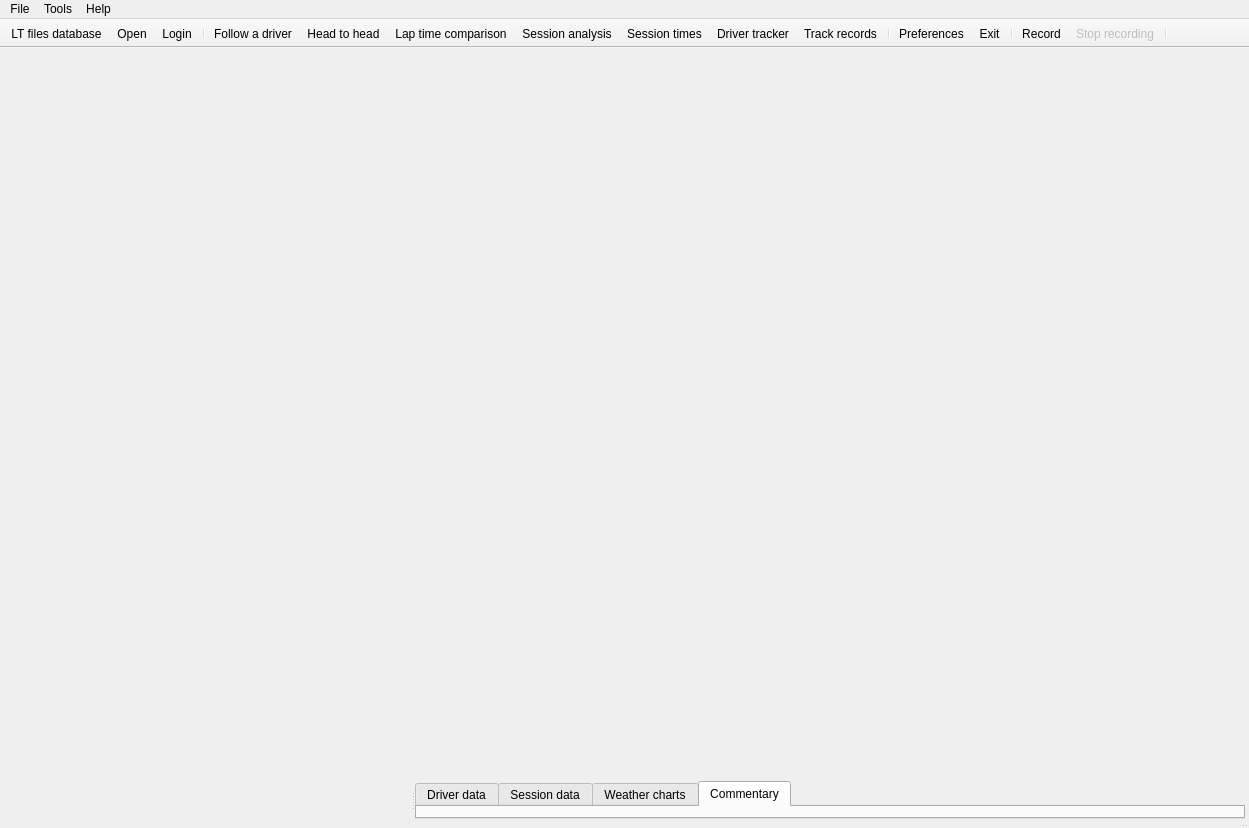
<?xml version="1.0" encoding="UTF-8"?>
<ui version="4.0">
 <class>LTWindow</class>
 <widget class="QMainWindow" name="LTWindow">
  <property name="geometry">
   <rect>
    <x>0</x>
    <y>0</y>
    <width>1249</width>
    <height>828</height>
   </rect>
  </property>
  <property name="contextMenuPolicy">
   <enum>Qt::PreventContextMenu</enum>
  </property>
  <property name="windowTitle">
   <string>F1LT</string>
  </property>
  <property name="windowIcon">
   <iconset resource="../icons/icons.qrc">
    <normaloff>:/ui_icons/icon.png</normaloff>:/ui_icons/icon.png</iconset>
  </property>
  <widget class="QWidget" name="centralWidget">
   <layout class="QVBoxLayout" name="verticalLayout_4">
    <property name="spacing">
     <number>0</number>
    </property>
    <property name="margin">
     <number>4</number>
    </property>
    <item>
     <widget class="NoSessionBoardWidget" name="messageBoardWidget" native="true">
      <property name="sizePolicy">
       <sizepolicy hsizetype="Expanding" vsizetype="Expanding">
        <horstretch>0</horstretch>
        <verstretch>0</verstretch>
       </sizepolicy>
      </property>
     </widget>
    </item>
    <item>
     <widget class="EventStatusWidget" name="eventStatusWidget" native="true">
      <property name="enabled">
       <bool>true</bool>
      </property>
      <property name="autoFillBackground">
       <bool>true</bool>
      </property>
     </widget>
    </item>
    <item>
     <widget class="QSplitter" name="splitter">
      <property name="orientation">
       <enum>Qt::Horizontal</enum>
      </property>
      <widget class="LTWidget" name="ltWidget" native="true"/>
      <widget class="QTabWidget" name="tabWidget">
       <property name="tabShape">
        <enum>QTabWidget::Rounded</enum>
       </property>
       <property name="currentIndex">
        <number>3</number>
       </property>
       <property name="iconSize">
        <size>
         <width>15</width>
         <height>15</height>
        </size>
       </property>
       <property name="movable">
        <bool>false</bool>
       </property>
       <widget class="QWidget" name="tab_2">
        <attribute name="title">
         <string>Driver data</string>
        </attribute>
        <layout class="QVBoxLayout" name="verticalLayout_2">
         <property name="spacing">
          <number>2</number>
         </property>
         <property name="margin">
          <number>4</number>
         </property>
         <item>
          <widget class="DriverDataWidget" name="driverDataWidget" native="true"/>
         </item>
        </layout>
       </widget>
       <widget class="QWidget" name="tab">
        <attribute name="title">
         <string>Session data</string>
        </attribute>
        <layout class="QVBoxLayout" name="verticalLayout_3">
         <property name="margin">
          <number>4</number>
         </property>
         <item>
          <widget class="SessionDataWidget" name="sessionDataWidget" native="true"/>
         </item>
        </layout>
       </widget>
       <widget class="QWidget" name="tab_3">
        <attribute name="title">
         <string>Weather charts</string>
        </attribute>
        <layout class="QVBoxLayout" name="verticalLayout_6">
         <property name="margin">
          <number>2</number>
         </property>
         <item>
          <widget class="WeatherChartsWidget" name="weatherChartsWidget" native="true"/>
         </item>
        </layout>
       </widget>
       <widget class="QWidget" name="tab_5">
        <property name="palette">
         <palette>
          <active>
           <colorrole role="Base">
            <brush brushstyle="SolidPattern">
             <color alpha="255">
              <red>240</red>
              <green>240</green>
              <blue>240</blue>
             </color>
            </brush>
           </colorrole>
           <colorrole role="Window">
            <brush brushstyle="SolidPattern">
             <color alpha="255">
              <red>201</red>
              <green>201</green>
              <blue>201</blue>
             </color>
            </brush>
           </colorrole>
          </active>
          <inactive>
           <colorrole role="Base">
            <brush brushstyle="SolidPattern">
             <color alpha="255">
              <red>240</red>
              <green>240</green>
              <blue>240</blue>
             </color>
            </brush>
           </colorrole>
           <colorrole role="Window">
            <brush brushstyle="SolidPattern">
             <color alpha="255">
              <red>201</red>
              <green>201</green>
              <blue>201</blue>
             </color>
            </brush>
           </colorrole>
          </inactive>
          <disabled>
           <colorrole role="Base">
            <brush brushstyle="SolidPattern">
             <color alpha="255">
              <red>201</red>
              <green>201</green>
              <blue>201</blue>
             </color>
            </brush>
           </colorrole>
           <colorrole role="Window">
            <brush brushstyle="SolidPattern">
             <color alpha="255">
              <red>201</red>
              <green>201</green>
              <blue>201</blue>
             </color>
            </brush>
           </colorrole>
          </disabled>
         </palette>
        </property>
        <attribute name="title">
         <string>Commentary</string>
        </attribute>
        <layout class="QVBoxLayout" name="verticalLayout">
         <property name="margin">
          <number>0</number>
         </property>
         <item>
          <widget class="CommentaryWidget" name="commentaryWidget" native="true"/>
         </item>
        </layout>
       </widget>
      </widget>
     </widget>
    </item>
   </layout>
  </widget>
  <widget class="QMenuBar" name="menuBar">
   <property name="geometry">
    <rect>
     <x>0</x>
     <y>0</y>
     <width>1249</width>
     <height>21</height>
    </rect>
   </property>
   <widget class="QMenu" name="menuFile">
    <property name="title">
     <string>File</string>
    </property>
    <addaction name="actionConnect"/>
    <addaction name="actionOpen"/>
    <addaction name="actionLT_files_data_base"/>
    <addaction name="separator"/>
    <addaction name="actionExit"/>
   </widget>
   <widget class="QMenu" name="menuEdit">
    <property name="title">
     <string>Tools</string>
    </property>
    <addaction name="actionSession_analysis"/>
    <addaction name="actionSession_times"/>
    <addaction name="actionDriver_tracker"/>
    <addaction name="actionFollow_a_driver"/>
    <addaction name="actionHead_to_head"/>
    <addaction name="actionLap_time_comparison"/>
    <addaction name="actionTrack_records"/>
    <addaction name="separator"/>
    <addaction name="actionRecord"/>
    <addaction name="actionStop_recording"/>
    <addaction name="separator"/>
    <addaction name="actionPreferences"/>
   </widget>
   <widget class="QMenu" name="menuHelp">
    <property name="title">
     <string>Help</string>
    </property>
    <addaction name="actionCheck_for_updates"/>
    <addaction name="separator"/>
    <addaction name="actionAbout"/>
    <addaction name="actionAbout_Qt"/>
   </widget>
   <addaction name="menuFile"/>
   <addaction name="menuEdit"/>
   <addaction name="menuHelp"/>
  </widget>
  <widget class="QToolBar" name="mainToolBar">
   <property name="contextMenuPolicy">
    <enum>Qt::DefaultContextMenu</enum>
   </property>
   <property name="movable">
    <bool>false</bool>
   </property>
   <property name="allowedAreas">
    <set>Qt::TopToolBarArea</set>
   </property>
   <property name="floatable">
    <bool>false</bool>
   </property>
   <attribute name="toolBarArea">
    <enum>TopToolBarArea</enum>
   </attribute>
   <attribute name="toolBarBreak">
    <bool>false</bool>
   </attribute>
   <addaction name="actionLT_files_data_base"/>
   <addaction name="actionOpen"/>
   <addaction name="actionConnect"/>
   <addaction name="separator"/>
   <addaction name="actionFollow_a_driver"/>
   <addaction name="actionHead_to_head"/>
   <addaction name="actionLap_time_comparison"/>
   <addaction name="actionSession_analysis"/>
   <addaction name="actionSession_times"/>
   <addaction name="actionDriver_tracker"/>
   <addaction name="actionTrack_records"/>
   <addaction name="separator"/>
   <addaction name="actionPreferences"/>
   <addaction name="actionExit"/>
   <addaction name="separator"/>
   <addaction name="actionRecord"/>
   <addaction name="actionStop_recording"/>
   <addaction name="separator"/>
  </widget>
  <widget class="QStatusBar" name="statusBar">
   <property name="maximumSize">
    <size>
     <width>16777215</width>
     <height>5</height>
    </size>
   </property>
  </widget>
  <action name="actionHead_to_head">
   <property name="icon">
    <iconset resource="../icons/icons.qrc">
     <normaloff>:/ui_icons/h2h.png</normaloff>:/ui_icons/h2h.png</iconset>
   </property>
   <property name="text">
    <string>Head to head</string>
   </property>
   <property name="shortcut">
    <string>Ctrl+H</string>
   </property>
   <property name="iconVisibleInMenu">
    <bool>true</bool>
   </property>
  </action>
  <action name="actionConnect">
   <property name="icon">
    <iconset resource="../icons/icons.qrc">
     <normaloff>:/ui_icons/login.png</normaloff>:/ui_icons/login.png</iconset>
   </property>
   <property name="text">
    <string>Login</string>
   </property>
   <property name="toolTip">
    <string>Login</string>
   </property>
   <property name="shortcut">
    <string>Ctrl+L</string>
   </property>
   <property name="iconVisibleInMenu">
    <bool>true</bool>
   </property>
  </action>
  <action name="actionRecord">
   <property name="enabled">
    <bool>true</bool>
   </property>
   <property name="icon">
    <iconset resource="../icons/icons.qrc">
     <normaloff>:/ui_icons/record.png</normaloff>:/ui_icons/record.png</iconset>
   </property>
   <property name="text">
    <string>Record</string>
   </property>
   <property name="shortcut">
    <string>Ctrl+Shift+R</string>
   </property>
  </action>
  <action name="actionPreferences">
   <property name="icon">
    <iconset resource="../icons/icons.qrc">
     <normaloff>:/ui_icons/preferences.png</normaloff>
     <normalon>:/ui_icons/preferences.png</normalon>:/ui_icons/preferences.png</iconset>
   </property>
   <property name="text">
    <string>Preferences</string>
   </property>
   <property name="shortcut">
    <string>Ctrl+P</string>
   </property>
   <property name="menuRole">
    <enum>QAction::PreferencesRole</enum>
   </property>
   <property name="iconVisibleInMenu">
    <bool>true</bool>
   </property>
  </action>
  <action name="actionExit">
   <property name="icon">
    <iconset resource="../icons/icons.qrc">
     <normaloff>:/ui_icons/exit.png</normaloff>:/ui_icons/exit.png</iconset>
   </property>
   <property name="text">
    <string>Exit</string>
   </property>
   <property name="shortcut">
    <string>Ctrl+Q</string>
   </property>
   <property name="menuRole">
    <enum>QAction::QuitRole</enum>
   </property>
   <property name="iconVisibleInMenu">
    <bool>true</bool>
   </property>
  </action>
  <action name="actionAbout">
   <property name="icon">
    <iconset resource="../icons/icons.qrc">
     <normaloff>:/ui_icons/icon.png</normaloff>:/ui_icons/icon.png</iconset>
   </property>
   <property name="text">
    <string>About</string>
   </property>
   <property name="menuRole">
    <enum>QAction::AboutRole</enum>
   </property>
   <property name="iconVisibleInMenu">
    <bool>true</bool>
   </property>
  </action>
  <action name="actionAbout_Qt">
   <property name="icon">
    <iconset resource="../icons/icons.qrc">
     <normaloff>:/ui_icons/qt.png</normaloff>:/ui_icons/qt.png</iconset>
   </property>
   <property name="text">
    <string>About Qt</string>
   </property>
   <property name="iconVisibleInMenu">
    <bool>true</bool>
   </property>
  </action>
  <action name="actionOpen">
   <property name="icon">
    <iconset resource="../icons/icons.qrc">
     <normaloff>:/ui_icons/document-open.png</normaloff>:/ui_icons/document-open.png</iconset>
   </property>
   <property name="text">
    <string>Open</string>
   </property>
   <property name="shortcut">
    <string>Ctrl+O</string>
   </property>
   <property name="iconVisibleInMenu">
    <bool>true</bool>
   </property>
  </action>
  <action name="actionLap_time_comparison">
   <property name="icon">
    <iconset resource="../icons/icons.qrc">
     <normaloff>:/ui_icons/ltc.png</normaloff>:/ui_icons/ltc.png</iconset>
   </property>
   <property name="text">
    <string>Lap time comparison</string>
   </property>
   <property name="shortcut">
    <string>Ctrl+T</string>
   </property>
   <property name="iconVisibleInMenu">
    <bool>true</bool>
   </property>
  </action>
  <action name="actionStop_recording">
   <property name="enabled">
    <bool>false</bool>
   </property>
   <property name="icon">
    <iconset resource="../icons/icons.qrc">
     <normaloff>:/ui_icons/stop.png</normaloff>:/ui_icons/stop.png</iconset>
   </property>
   <property name="text">
    <string>Stop recording</string>
   </property>
   <property name="shortcut">
    <string>Ctrl+Shift+S</string>
   </property>
  </action>
  <action name="actionSession_analysis">
   <property name="icon">
    <iconset resource="../icons/icons.qrc">
     <normaloff>:/ui_icons/sa.png</normaloff>:/ui_icons/sa.png</iconset>
   </property>
   <property name="text">
    <string>Session analysis</string>
   </property>
   <property name="shortcut">
    <string>Ctrl+A</string>
   </property>
   <property name="iconVisibleInMenu">
    <bool>true</bool>
   </property>
  </action>
  <action name="actionLT_files_data_base">
   <property name="icon">
    <iconset resource="../icons/icons.qrc">
     <normaloff>:/ui_icons/ltdb.png</normaloff>:/ui_icons/ltdb.png</iconset>
   </property>
   <property name="text">
    <string>LT files database</string>
   </property>
   <property name="shortcut">
    <string>Ctrl+B</string>
   </property>
   <property name="iconVisibleInMenu">
    <bool>true</bool>
   </property>
  </action>
  <action name="actionFollow_a_driver">
   <property name="icon">
    <iconset resource="../icons/icons.qrc">
     <normaloff>:/ui_icons/fad.png</normaloff>:/ui_icons/fad.png</iconset>
   </property>
   <property name="text">
    <string>Follow a driver</string>
   </property>
   <property name="shortcut">
    <string>Ctrl+F</string>
   </property>
   <property name="iconVisibleInMenu">
    <bool>true</bool>
   </property>
  </action>
  <action name="actionSession_times">
   <property name="icon">
    <iconset resource="../icons/icons.qrc">
     <normaloff>:/ui_icons/st.png</normaloff>:/ui_icons/st.png</iconset>
   </property>
   <property name="text">
    <string>Session times</string>
   </property>
   <property name="shortcut">
    <string>Ctrl+I</string>
   </property>
   <property name="iconVisibleInMenu">
    <bool>true</bool>
   </property>
  </action>
  <action name="actionDriver_tracker">
   <property name="icon">
    <iconset resource="../icons/icons.qrc">
     <normaloff>:/ui_icons/dt.png</normaloff>:/ui_icons/dt.png</iconset>
   </property>
   <property name="text">
    <string>Driver tracker</string>
   </property>
   <property name="shortcut">
    <string>Ctrl+D</string>
   </property>
   <property name="iconVisibleInMenu">
    <bool>true</bool>
   </property>
  </action>
  <action name="actionTrack_records">
   <property name="icon">
    <iconset resource="../icons/icons.qrc">
     <normaloff>:/ui_icons/tr.png</normaloff>:/ui_icons/tr.png</iconset>
   </property>
   <property name="text">
    <string>Track records</string>
   </property>
   <property name="shortcut">
    <string>Ctrl+R</string>
   </property>
   <property name="iconVisibleInMenu">
    <bool>true</bool>
   </property>
  </action>
  <action name="actionCheck_for_updates">
   <property name="icon">
    <iconset resource="../icons/icons.qrc">
     <normaloff>:/ui_icons/soft_update.png</normaloff>:/ui_icons/soft_update.png</iconset>
   </property>
   <property name="text">
    <string>Check for updates</string>
   </property>
  </action>
 </widget>
 <layoutdefault spacing="6" margin="11"/>
 <customwidgets>
  <customwidget>
   <class>DriverDataWidget</class>
   <extends>QWidget</extends>
   <header>main_gui/driverdatawidget.h</header>
   <container>1</container>
  </customwidget>
  <customwidget>
   <class>SessionDataWidget</class>
   <extends>QWidget</extends>
   <header>main_gui/sessiondatawidget.h</header>
   <container>1</container>
  </customwidget>
  <customwidget>
   <class>EventStatusWidget</class>
   <extends>QWidget</extends>
   <header>main_gui/eventstatuswidget.h</header>
   <container>1</container>
  </customwidget>
  <customwidget>
   <class>NoSessionBoardWidget</class>
   <extends>QWidget</extends>
   <header>main_gui/nosessionboardwidget.h</header>
   <container>1</container>
  </customwidget>
  <customwidget>
   <class>WeatherChartsWidget</class>
   <extends>QWidget</extends>
   <header>main_gui/weatherchartswidget.h</header>
   <container>1</container>
  </customwidget>
  <customwidget>
   <class>LTWidget</class>
   <extends>QWidget</extends>
   <header>main_gui/ltwidget.h</header>
   <container>1</container>
  </customwidget>
  <customwidget>
   <class>CommentaryWidget</class>
   <extends>QWidget</extends>
   <header>main_gui/commentarywidget.h</header>
   <container>1</container>
  </customwidget>
 </customwidgets>
 <resources>
  <include location="../icons/icons.qrc"/>
 </resources>
 <connections>
  <connection>
   <sender>actionExit</sender>
   <signal>triggered(bool)</signal>
   <receiver>LTWindow</receiver>
   <slot>close()</slot>
   <hints>
    <hint type="sourcelabel">
     <x>-1</x>
     <y>-1</y>
    </hint>
    <hint type="destinationlabel">
     <x>443</x>
     <y>372</y>
    </hint>
   </hints>
  </connection>
 </connections>
</ui>
